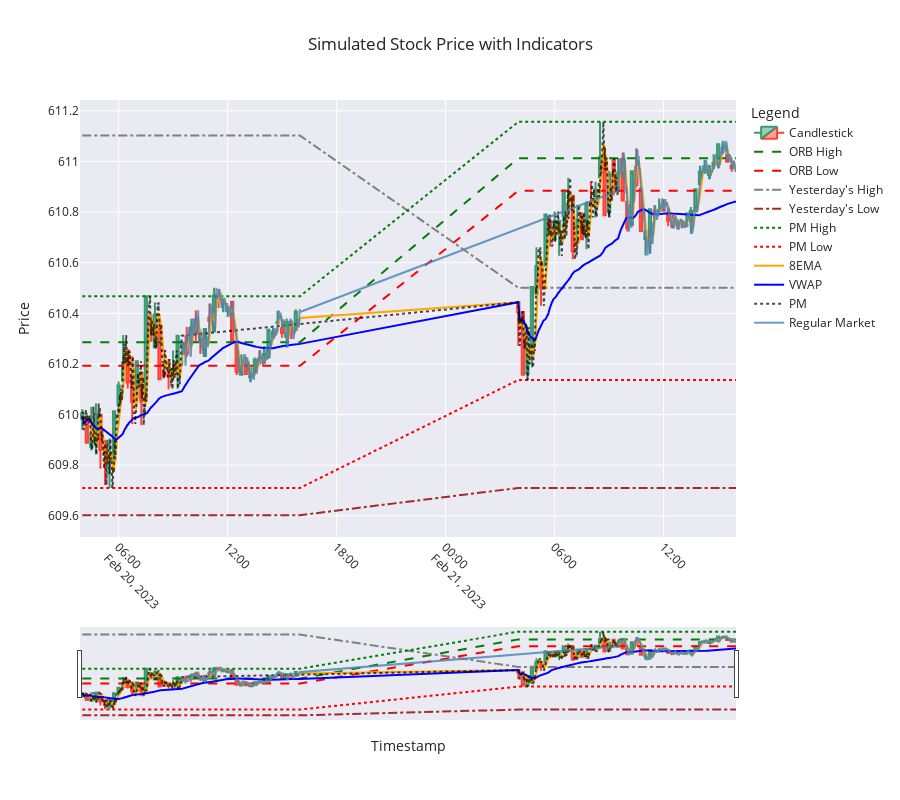

Notebook code for this chart:
### Code cell
import plotly.graph_objects as go

def plot_candlestick_with_indicators(candlestick_data, simulated_data):
    # Create a figure
    fig = go.Figure()

    # Add candlestick traces
    fig.add_trace(go.Candlestick(
        x=candlestick_data.index,
        open=candlestick_data['Open'],
        high=candlestick_data['High'],
        low=candlestick_data['Low'],
        close=candlestick_data['Close'],
        name='Candlestick',
        opacity=1,
        hoverinfo='x+y+name'
    ))

    # Add indicators to the candlestick plot
    fig.add_trace(go.Scatter(
        x=simulated_data['Timestamp'],
        y=simulated_data['ORB_High'],
        mode='lines',
        name='ORB High',
        line=dict(color='green', dash='dash'),
        hoverinfo='x+y+name'
    ))

    fig.add_trace(go.Scatter(
        x=simulated_data['Timestamp'],
        y=simulated_data['ORB_Low'],
        mode='lines',
        name='ORB Low',
        line=dict(color='red', dash='dash'),
        hoverinfo='x+y+name'
    ))

    fig.add_trace(go.Scatter(
        x=simulated_data['Timestamp'],
        y=simulated_data['Yest_High'],
        mode='lines',
        name="Yesterday's High",
        line=dict(color='gray', dash='dashdot'),
        hoverinfo='x+y+name'
    ))

    fig.add_trace(go.Scatter(
        x=simulated_data['Timestamp'],
        y=simulated_data['Yest_Low'],
        mode='lines',
        name="Yesterday's Low",
        line=dict(color='brown', dash='dashdot'),
        hoverinfo='x+y+name'
    ))

    fig.add_trace(go.Scatter(
        x=simulated_data['Timestamp'],
        y=simulated_data['PM_High'],
        mode='lines',
        name='PM High',
        line=dict(color='green', dash='dot'),
        hoverinfo='x+y+name'
    ))

    fig.add_trace(go.Scatter(
        x=simulated_data['Timestamp'],
        y=simulated_data['PM_Low'],
        mode='lines',
        name='PM Low',
        line=dict(color='red', dash='dot'),
        hoverinfo='x+y+name'
    ))

    fig.add_trace(go.Scatter(
        x=simulated_data['Timestamp'],
        y=simulated_data['8EMA'],
        mode='lines',
        name='8EMA',
        line=dict(color='orange'),
        hoverinfo='x+y+name'
    ))

    fig.add_trace(go.Scatter(
        x=simulated_data['Timestamp'],
        y=simulated_data['VWAP'],
        mode='lines',
        name='VWAP',
        line=dict(color='blue'),
        hoverinfo='x+y+name'
    ))

    # Add PM and Regular Market values
    fig.add_trace(go.Scatter(
        x=simulated_data[simulated_data['Session'] == 'PM']['Timestamp'],
        y=simulated_data[simulated_data['Session'] == 'PM']['Close'],
        mode='lines',
        name='PM',
        line=dict(color='black', dash='dot'),
        opacity=0.7,
        hoverinfo='x+y+name'
    ))

    fig.add_trace(go.Scatter(
        x=simulated_data[simulated_data['Session'] == 'Regular Market']['Timestamp'],
        y=simulated_data[simulated_data['Session'] == 'Regular Market']['Close'],
        mode='lines',
        name='Regular Market',
        line=dict(color='steelblue'),
        opacity=0.8,
        hoverinfo='x+y+name'
    ))

    # Update layout for better appearance
    fig.update_layout(
        title="Simulated Stock Price with Indicators",
        xaxis_title="Timestamp",
        yaxis_title="Price",
        legend_title="Legend",
        xaxis=dict(tickangle=45),
        template="seaborn",
        hovermode='x unified',
        height=800  # Make the graph taller
    )

    # Show the plot
    fig.show()

# Example usage
plot_candlestick_with_indicators(candlestick_data, simulated_data)

### Figure 1 — Plotly figure (JSON) as saved in the notebook; plotly's stock layout.template omitted (floating-point values rounded to 4 significant figures; data arrays with more than 128 entries replaced by an {"elided": "..."} marker saying what was removed)
{"data": [{"close": [610.0, 609.9, 609.9, 610.0, 609.9, 609.8, 609.8, 610.0, 610.1, 610.2, 610.1, 610.0, 610.2, 610.1, 610.5, 610.3, 610.4, 610.1, 610.2, 610.2, 610.2, 610.3, 610.3, 610.2, 610.3, 610.3, 610.3, 610.3, 610.4, 610.5, 610.5, 610.4, 610.4, 610.3, 610.2, 610.2, 610.2, 610.2, 610.2, 610.2, 610.2, 610.3, 610.3, 610.4, 610.3, 610.4, 610.3, 610.4, 610.4, 610.2, 610.3, 610.5, 610.6, 610.5, 610.8, 610.7, 610.8, 610.8, 610.9, 610.8, 610.6, 610.8, 610.7, 610.8, 610.8, 610.9, 611.0, 610.8, 610.9, 610.9, 611.0, 610.8, 610.7, 611.0, 610.9, 610.7, 610.7, 610.8, 610.8, 610.8, 610.8, 610.8, 610.7, 610.8, 610.8, 610.7, 610.8, 610.9, 611.0, 611.0, 611.0, 611.0, 611.1, 611.1, 611.0, 611.0], "high": [610.0, 610.0, 610.0, 610.0, 610.0, 609.9, 609.9, 610.0, 610.1, 610.3, 610.3, 610.2, 610.2, 610.2, 610.5, 610.4, 610.4, 610.4, 610.3, 610.2, 610.3, 610.3, 610.3, 610.3, 610.4, 610.4, 610.3, 610.3, 610.4, 610.5, 610.5, 610.5, 610.4, 610.4, 610.3, 610.2, 610.2, 610.2, 610.2, 610.3, 610.3, 610.3, 610.3, 610.4, 610.4, 610.4, 610.4, 610.4, 610.4, 610.4, 610.3, 610.5, 610.7, 610.6, 610.8, 610.8, 610.8, 610.8, 610.9, 610.9, 610.9, 610.8, 610.8, 610.8, 610.9, 610.9, 611.2, 611.1, 611.0, 611.0, 611.0, 611.0, 610.8, 611.0, 611.1, 610.9, 610.7, 610.8, 610.8, 610.9, 610.9, 610.8, 610.8, 610.8, 610.8, 610.8, 610.8, 610.9, 611.0, 611.0, 611.0, 611.0, 611.1, 611.1, 611.0, 611.0], "hoverinfo": "x+y+name", "low": [609.9, 609.9, 609.9, 609.8, 609.8, 609.7, 609.7, 609.8, 610.0, 610.1, 610.1, 610.0, 610.1, 610.0, 610.1, 610.3, 610.3, 610.1, 610.1, 610.1, 610.1, 610.1, 610.2, 610.2, 610.3, 610.3, 610.2, 610.2, 610.3, 610.3, 610.4, 610.4, 610.4, 610.3, 610.2, 610.2, 610.2, 610.1, 610.2, 610.2, 610.2, 610.2, 610.3, 610.4, 610.3, 610.3, 610.3, 610.3, 610.3, 610.2, 610.1, 610.2, 610.5, 610.4, 610.6, 610.7, 610.7, 610.6, 610.7, 610.8, 610.6, 610.7, 610.7, 610.7, 610.8, 610.8, 610.9, 610.8, 610.8, 610.9, 610.9, 610.8, 610.7, 610.7, 610.9, 610.7, 610.6, 610.6, 610.8, 610.8, 610.8, 610.7, 610.7, 610.7, 610.7, 610.7, 610.7, 610.8, 610.9, 611.0, 610.9, 611.0, 611.0, 611.0, 611.0, 611.0], "name": "Candlestick", "opacity": 1, "open": [610.0, 610.0, 609.9, 609.9, 610.0, 609.9, 609.8, 609.8, 610.0, 610.1, 610.3, 610.2, 610.1, 610.2, 610.1, 610.4, 610.3, 610.4, 610.2, 610.2, 610.2, 610.2, 610.3, 610.3, 610.3, 610.4, 610.3, 610.2, 610.4, 610.3, 610.5, 610.4, 610.4, 610.4, 610.3, 610.2, 610.2, 610.1, 610.2, 610.2, 610.2, 610.2, 610.3, 610.4, 610.3, 610.3, 610.4, 610.3, 610.4, 610.4, 610.2, 610.3, 610.5, 610.6, 610.6, 610.8, 610.7, 610.7, 610.8, 610.8, 610.9, 610.7, 610.8, 610.7, 610.8, 610.8, 610.9, 611.0, 610.8, 611.0, 610.9, 611.0, 610.8, 610.7, 611.0, 610.9, 610.7, 610.7, 610.8, 610.8, 610.8, 610.8, 610.8, 610.8, 610.8, 610.7, 610.8, 610.8, 610.9, 611.0, 610.9, 611.0, 611.0, 611.0, 611.0, 611.0], "type": "candlestick", "x": ["2023-02-20T04:00:00.000000000", "2023-02-20T04:15:00.000000000", "2023-02-20T04:30:00.000000000", "2023-02-20T04:45:00.000000000", "2023-02-20T05:00:00.000000000", "2023-02-20T05:15:00.000000000", "2023-02-20T05:30:00.000000000", "2023-02-20T05:45:00.000000000", "2023-02-20T06:00:00.000000000", "2023-02-20T06:15:00.000000000", "2023-02-20T06:30:00.000000000", "2023-02-20T06:45:00.000000000", "2023-02-20T07:00:00.000000000", "2023-02-20T07:15:00.000000000", "2023-02-20T07:30:00.000000000", "2023-02-20T07:45:00.000000000", "2023-02-20T08:00:00.000000000", "2023-02-20T08:15:00.000000000", "2023-02-20T08:30:00.000000000", "2023-02-20T08:45:00.000000000", "2023-02-20T09:00:00.000000000", "2023-02-20T09:15:00.000000000", "2023-02-20T09:30:00.000000000", "2023-02-20T09:45:00.000000000", "2023-02-20T10:00:00.000000000", "2023-02-20T10:15:00.000000000", "2023-02-20T10:30:00.000000000", "2023-02-20T10:45:00.000000000", "2023-02-20T11:00:00.000000000", "2023-02-20T11:15:00.000000000", "2023-02-20T11:30:00.000000000", "2023-02-20T11:45:00.000000000", "2023-02-20T12:00:00.000000000", "2023-02-20T12:15:00.000000000", "2023-02-20T12:30:00.000000000", "2023-02-20T12:45:00.000000000", "2023-02-20T13:00:00.000000000", "2023-02-20T13:15:00.000000000", "2023-02-20T13:30:00.000000000", "2023-02-20T13:45:00.000000000", "2023-02-20T14:00:00.000000000", "2023-02-20T14:15:00.000000000", "2023-02-20T14:30:00.000000000", "2023-02-20T14:45:00.000000000", "2023-02-20T15:00:00.000000000", "2023-02-20T15:15:00.000000000", "2023-02-20T15:30:00.000000000", "2023-02-20T15:45:00.000000000", "2023-02-21T04:00:00.000000000", "2023-02-21T04:15:00.000000000", "2023-02-21T04:30:00.000000000", "2023-02-21T04:45:00.000000000", "2023-02-21T05:00:00.000000000", "2023-02-21T05:15:00.000000000", "2023-02-21T05:30:00.000000000", "2023-02-21T05:45:00.000000000", "2023-02-21T06:00:00.000000000", "2023-02-21T06:15:00.000000000", "2023-02-21T06:30:00.000000000", "2023-02-21T06:45:00.000000000", "2023-02-21T07:00:00.000000000", "2023-02-21T07:15:00.000000000", "2023-02-21T07:30:00.000000000", "2023-02-21T07:45:00.000000000", "2023-02-21T08:00:00.000000000", "2023-02-21T08:15:00.000000000", "2023-02-21T08:30:00.000000000", "2023-02-21T08:45:00.000000000", "2023-02-21T09:00:00.000000000", "2023-02-21T09:15:00.000000000", "2023-02-21T09:30:00.000000000", "2023-02-21T09:45:00.000000000", "2023-02-21T10:00:00.000000000", "2023-02-21T10:15:00.000000000", "2023-02-21T10:30:00.000000000", "2023-02-21T10:45:00.000000000", "2023-02-21T11:00:00.000000000", "2023-02-21T11:15:00.000000000", "2023-02-21T11:30:00.000000000", "2023-02-21T11:45:00.000000000", "2023-02-21T12:00:00.000000000", "2023-02-21T12:15:00.000000000", "2023-02-21T12:30:00.000000000", "2023-02-21T12:45:00.000000000", "2023-02-21T13:00:00.000000000", "2023-02-21T13:15:00.000000000", "2023-02-21T13:30:00.000000000", "2023-02-21T13:45:00.000000000", "2023-02-21T14:00:00.000000000", "2023-02-21T14:15:00.000000000", "2023-02-21T14:30:00.000000000", "2023-02-21T14:45:00.000000000", "2023-02-21T15:00:00.000000000", "2023-02-21T15:15:00.000000000", "2023-02-21T15:30:00.000000000", "2023-02-21T15:45:00.000000000"]}, {"hoverinfo": "x+y+name", "line": {"color": "green", "dash": "dash"}, "mode": "lines", "name": "ORB High", "type": "scatter", "x": {"elided": "1440 str values"}, "y": {"elided": "1440 float values"}}, {"hoverinfo": "x+y+name", "line": {"color": "red", "dash": "dash"}, "mode": "lines", "name": "ORB Low", "type": "scatter", "x": {"elided": "1440 str values"}, "y": {"elided": "1440 float values"}}, {"hoverinfo": "x+y+name", "line": {"color": "gray", "dash": "dashdot"}, "mode": "lines", "name": "Yesterday's High", "type": "scatter", "x": {"elided": "1440 str values"}, "y": {"elided": "1440 float values"}}, {"hoverinfo": "x+y+name", "line": {"color": "brown", "dash": "dashdot"}, "mode": "lines", "name": "Yesterday's Low", "type": "scatter", "x": {"elided": "1440 str values"}, "y": {"elided": "1440 float values"}}, {"hoverinfo": "x+y+name", "line": {"color": "green", "dash": "dot"}, "mode": "lines", "name": "PM High", "type": "scatter", "x": {"elided": "1440 str values"}, "y": {"elided": "1440 float values"}}, {"hoverinfo": "x+y+name", "line": {"color": "red", "dash": "dot"}, "mode": "lines", "name": "PM Low", "type": "scatter", "x": {"elided": "1440 str values"}, "y": {"elided": "1440 float values"}}, {"hoverinfo": "x+y+name", "line": {"color": "orange"}, "mode": "lines", "name": "8EMA", "type": "scatter", "x": {"elided": "1440 str values"}, "y": {"elided": "1440 float values"}}, {"hoverinfo": "x+y+name", "line": {"color": "blue"}, "mode": "lines", "name": "VWAP", "type": "scatter", "x": {"elided": "1440 str values"}, "y": {"elided": "1440 float values"}}, {"hoverinfo": "x+y+name", "line": {"color": "black", "dash": "dot"}, "mode": "lines", "name": "PM", "opacity": 0.7, "type": "scatter", "x": {"elided": "660 str values"}, "y": {"elided": "660 float values"}}, {"hoverinfo": "x+y+name", "line": {"color": "steelblue"}, "mode": "lines", "name": "Regular Market", "opacity": 0.8, "type": "scatter", "x": {"elided": "780 str values"}, "y": {"elided": "780 float values"}}], "layout": {"height": 800, "hovermode": "x unified", "legend": {"title": {"text": "Legend"}}, "title": {"text": "Simulated Stock Price with Indicators"}, "xaxis": {"tickangle": 45, "title": {"text": "Timestamp"}}, "yaxis": {"title": {"text": "Price"}}}}
